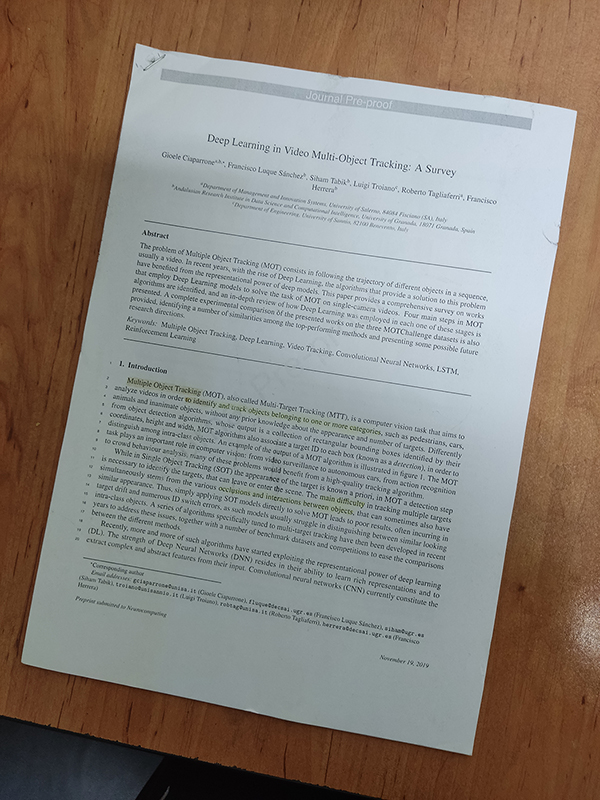
#> input picture HW7/images/example.jpg, 600 x 800 px, found by its file name
$ jupyter execute Q3.ipynb
#> lines starting #> are read from the running program, lines starting #| are printed output that depends on the picture; after the words box and inside, x2 and y2 are one past the last pixel; in counts of white or black regions, pixels touching at a corner belong together
# Imports

[cell 1]
import cv2
import numpy as np
import matplotlib.pyplot as plt
import math

# Utilities

[cell 2]
def imshow(im):
    width, height, *channels = im.shape
    if channels:
        # By default, OpenCV tends to work with images in the BGR format.
        # This is due to some outdated practices, but it has been left in the library.
        # We can iterate the channels in reverse order to get an RGB image.
        plt.imshow(im[:,:,::-1])
    else:
        plt.imshow(im, cmap='gray')
    plt.axis('off')

[cell 3]
def reorder(vertices):
    # OpenCV *prefers* if we use `np.float32`.
    reordered = np.zeros_like(vertices, dtype=np.float32)
    add = vertices.sum(1)
    reordered[0] = vertices[np.argmin(add)]
    reordered[2] = vertices[np.argmax(add)]
    diff = np.diff(vertices, axis=1)
    reordered[1] = vertices[np.argmin(diff)]
    reordered[3] = vertices[np.argmax(diff)]
    return reordered

# Image

[cell 4]
im = cv2.imread('example.jpg')
#> im is the input picture: shape (800, 600, 3); mean B, G, R 122.1, 130.1, 137.6
imshow(im)

# Process

Follow the hints in each section to implement the functions.

## Grayscale Transform

Use the `cv2.cvtColor` function with any color space you deem appropriate. The resulting image should have a single channel.

[cell 5]
def to_grayscale(im):
    # Your code goes here.
    return cv2.cvtColor(im, cv2.COLOR_BGR2GRAY)

[cell 6]
grayscale = to_grayscale(im)
#> in to_grayscale, `return cv2.cvtColor(im, cv2.COLOR_BGR2GRAY)`:
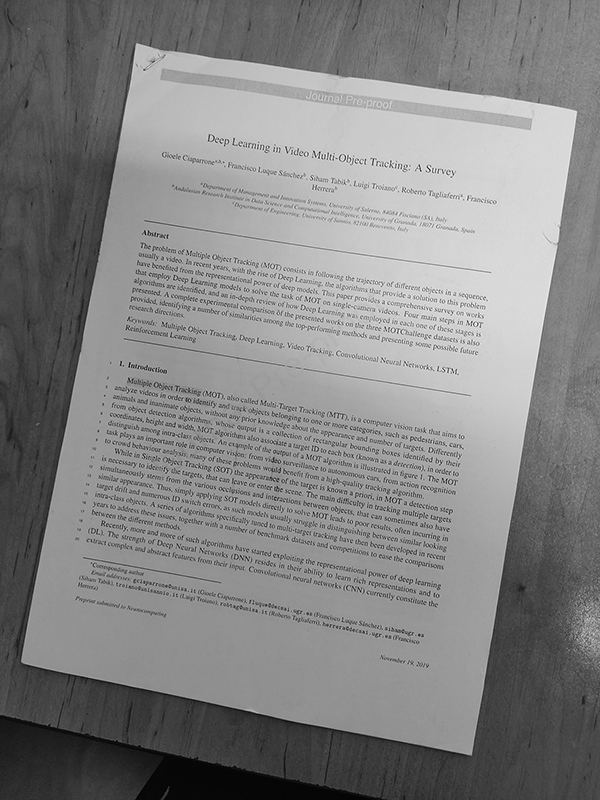
#> returned value: shape (800, 600); min 0, max 255, mean 131.4
imshow(grayscale)

[cell 7]
cv2.imwrite('gray.png', grayscale)
#> Out = True

## Blurring the Image

The Gaussian filter or its more advanced sibling, the Bilateral filter, have shown the best results. Go with whatever smoothing filter you prefer. Considering that the image is highly likely to contain texts, adjust your window size accordingly.

[cell 8]
def blur(im):
    # Your code goes here.
    return cv2.bilateralFilter(im, 9, 75, 75)

[cell 9]
blurred = blur(grayscale)
imshow(blurred)

[cell 10]
cv2.imwrite('blur.png', blurred)
#> Out = True

## Edge Detection

The `cv2.Canny` filter tends to generate the best results. Tune its thresholds using the provided image and try it on a few more examples.

[cell 11]
def to_edges(im):
    # Your code goes here.
    return cv2.Canny(im,10,20)

[cell 12]
edges = to_edges(blurred)
#> in to_edges, `return cv2.Canny(im,10,20)`:
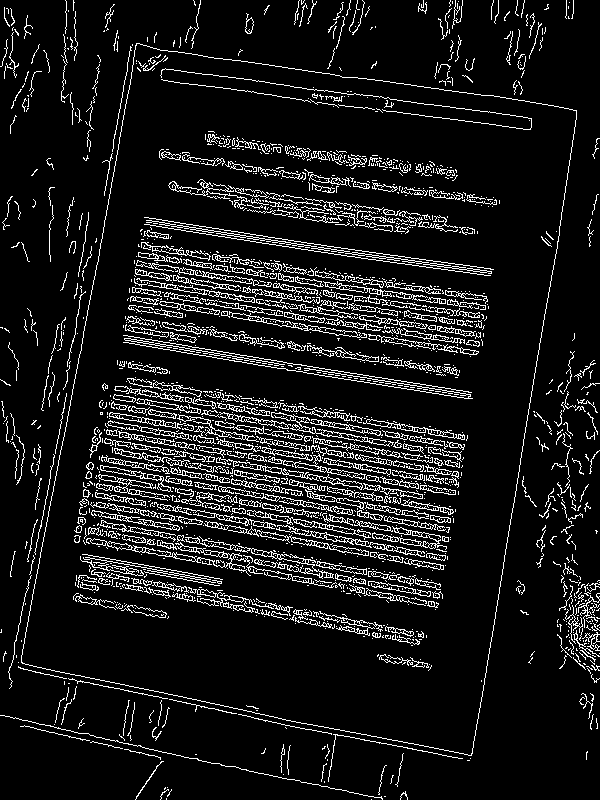
#> returned value: shape (800, 600); 9.8% white in thin lines or dots
imshow(edges)

[cell 13]
cv2.imwrite('edges.png', edges)
#> Out = True

## Contour Detection

We highly suggest that you learn more about [image contours](https://docs.opencv.org/4.x/d4/d73/tutorial_py_contours_begin.html), specifically, the `cv2.findContours` function. You'd want to find the contour that has the largest surface area (using `cv2.contourArea`) and simplify its boundaries to a quadrilateral using `cv2.approxPolyDP` (and possibly `cv2.arcLength`). If this all sounds too complicated, go with the Hough transform. As discussed in the instructions, you can use the Hough transform to identify four lines within the output of `to_edges` to identify the most prominent parallelogram present in the image. This isn't, however, the best solution.

Regardless of the method, the output of the function must be the coordinates of the four vertices containing the page, in the form of a `4x2` array.

*Hint*: If you are using `cv2.findContours`, the Simple Approximation Model suffices for our purposes.

[cell 14]
def find_vertices(im):
    # Your code goes here.
    countors = cv2.findContours(im, cv2.RETR_TREE, cv2.CHAIN_APPROX_SIMPLE)[0]
    max_area = 0
    max_countor = None

    for cnt in countors:
        area = cv2.contourArea(cnt)
        if area > max_area:
            max_area = area
            max_countor = cnt

    epsilon = 0.1 * cv2.arcLength(max_countor,True)
    approx = cv2.approxPolyDP(max_countor, epsilon, True)
    return [[point[0][0], point[0][1]] for point in approx]

[cell 15]
# Let's draw the points on the original image.
imshow(im)
vertices = find_vertices(edges)
#> in find_vertices, `countors = cv2.findContours(im, cv2.RETR_TREE, cv2.CHAIN_APPROX_SIMPLE..`: countors = 2804 contours, 2319 with area under 20; largest, box (x1, y1, x2, y2) and area: (21, 43, 577, 756) 291014, (21, 43, 577, 756) 291008, (86, 538, 251, 576) 547, (204, 521, 369, 556) 388, (247, 510, 371, 540) 374
#> the loop in find_vertices, `for cnt in countors:` made 2804 passes
#> (area, max_area) on passes 14, 88, 130, 351: (21, 21), (36, 36), (41, 41), (291014, 291014)
#> after the loop in find_vertices, `for cnt in countors:`: max_area = 291014; max_countor = contour of 763 points, box (x1, y1, x2, y2) (21, 43, 577, 756), area 291014
#> in find_vertices, `epsilon = 0.1 * cv2.arcLength(max_countor,True)`: epsilon = 231.1
#> in find_vertices, `approx = cv2.approxPolyDP(max_countor, epsilon, True)`: approx = [[136, 43], [21, 662], [471, 755], [576, 110]]
#> vertices = [[136, 43], [21, 662], [471, 755], [576, 110]]
plt.scatter([x for x, y in vertices], [y for x, y in vertices])
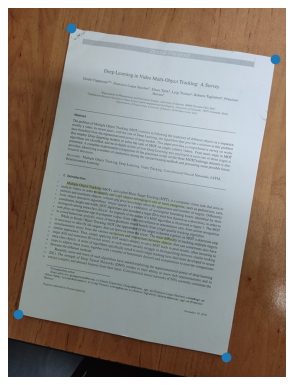
#> figure drawn by matplotlib, 1 panel

## Perspective Transform

We can use the `cv2.getPerspectiveTransform` function to find a transform that maps the region we have identified to a rectangle that we can easily crop. You then need to use `cv2.warpPerspective` to apply this transform and crop out the target region.

**Note**: `cv2.getPerspectiveTransform` expects your vertices in a particular order. They should be top left, top right, bottom right, and finally, bottom left. We have implemented a utility function for this purpose.

[cell 16]
def crop_out(im, vertices):
    # Your code goes here.
    vertices = [vertices[0], vertices[3], vertices[1], vertices[2]]
    vertices = np.array(vertices, dtype=np.float32)
    width = math.ceil(np.sqrt(np.sum(np.power(vertices[0] - vertices[1], 2))))
    height = math.ceil(np.sqrt(np.sum(np.power(vertices[0] - vertices[2], 2))))
    target = np.float32([[0, 0], [width, 0],
                       [0, height], [width, height]])
    transform = cv2.getPerspectiveTransform(vertices, target)  # get the top or bird eye view effect
    return cv2.warpPerspective(im, transform, (width, height))

[cell 17]
cropped = crop_out(im, vertices)
#> in crop_out, `vertices = [vertices[0], vertices[3], vertices[1], vertices[2]]`: vertices = [[136, 43], [576, 110], [21, 662], [471, 755]]
#> in crop_out, `width = math.ceil(np.sqrt(np.sum(np.power(vertices[0] - vertices[1], 2..`: width = 446
#> in crop_out, `height = math.ceil(np.sqrt(np.sum(np.power(vertices[0] - vertices[2], ..`: height = 630
#> in crop_out, `target = np.float32([[0, 0], [width, 0], [0, height], [width, height]])`: target = [[0, 0], [446, 0], [0, 630], [446, 630]]
#> in crop_out, `transform = cv2.getPerspectiveTransform(vertices, target)`: transform = [[1.04, 0.192, -149.2], [-0.158, 1.03, -23.06], [7.57e-05, 6.57e-05, 1]]
#> in crop_out, `return cv2.warpPerspective(im, transform, (width, height))`:
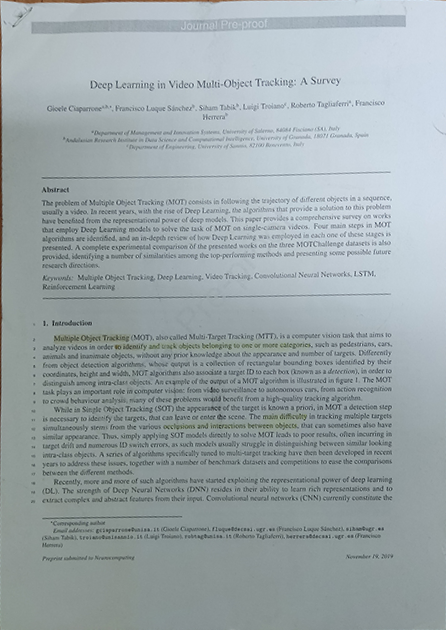
#> returned value: shape (630, 446, 3); mean of channels 0, 1, 2 169.6, 166.6, 156.1; drawn as B, G, R
imshow(cropped)

[cell 18]
cv2.imwrite('crop.png', cropped)
#> Out = True

## Image Enhancement

I'll leave this part up to you!

[cell 19]
def enhance(im):
    # Your code goes here.
    im = to_grayscale(im)
    adapt_thresh = cv2.adaptiveThreshold(im, 255, cv2.ADAPTIVE_THRESH_GAUSSIAN_C, cv2.THRESH_BINARY, 11, 2)

    # denoishing
    denoised = cv2.fastNlMeansDenoising(adapt_thresh, 11, 45, 9)

    return denoised

## Result

Let's put everything together and get the result in one go.

[cell 20]
def scan(im):
    grayscale = to_grayscale(im)
    blurred = blur(grayscale)
    edges = to_edges(blurred)
    vertices = find_vertices(edges)
#> the loop in find_vertices (call 2), `for cnt in countors:` made 2804 passes
    cropped = crop_out(im, vertices)
    return enhance(cropped)

[cell 21]
scanned = scan(im)
#> in scan, `vertices = find_vertices(edges)`: vertices = [[136, 43], [21, 662], [471, 755], [576, 110]]
#> in enhance, `adapt_thresh = cv2.adaptiveThreshold(im, 255, cv2.ADAPTIVE_THRESH_GAUS..`:
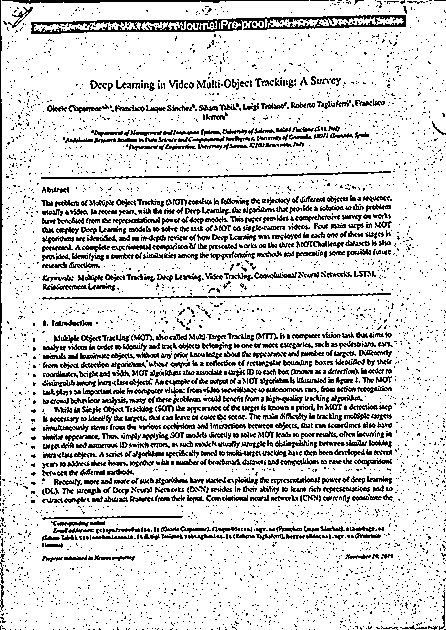
#> adapt_thresh: shape (630, 446); 83.6% white; black in thin lines or dots
#> in enhance, `denoised = cv2.fastNlMeansDenoising(adapt_thresh, 11, 45, 9)`:
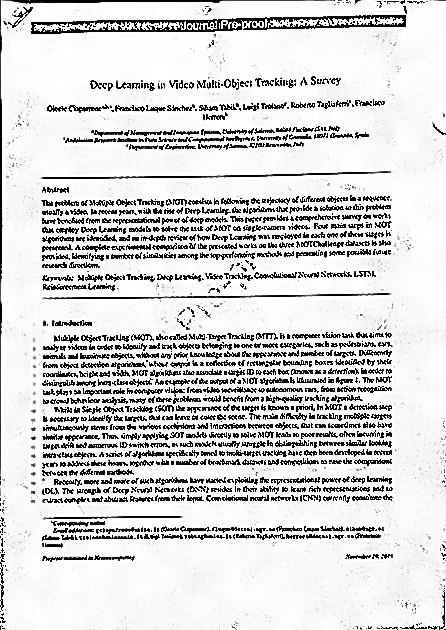
#> denoised: shape (630, 446); min 0, max 255, mean 214.6
imshow(scanned)

[cell 22]
cv2.imwrite('extra.png',scanned)
#> Out = True
